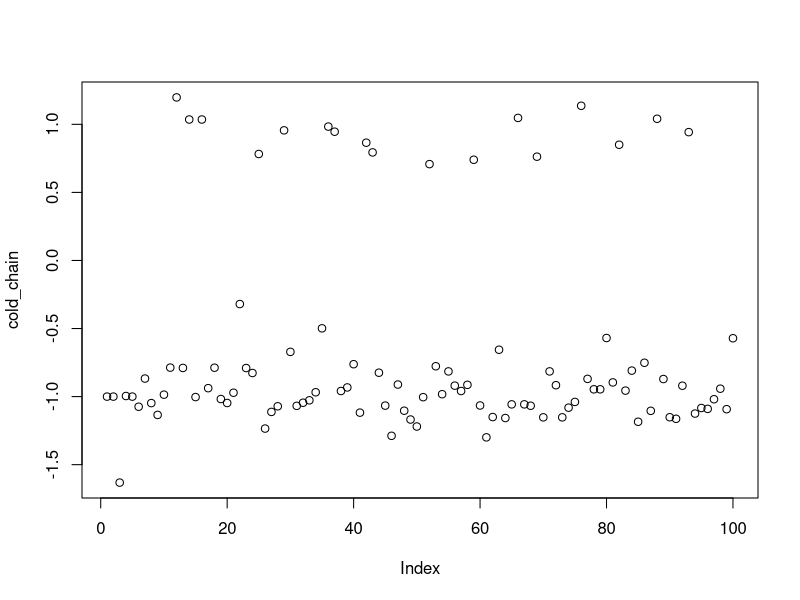
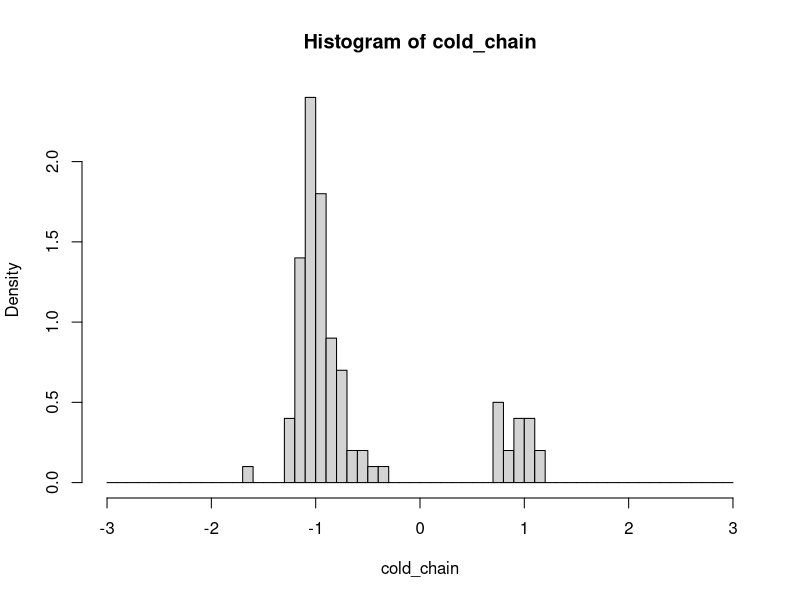
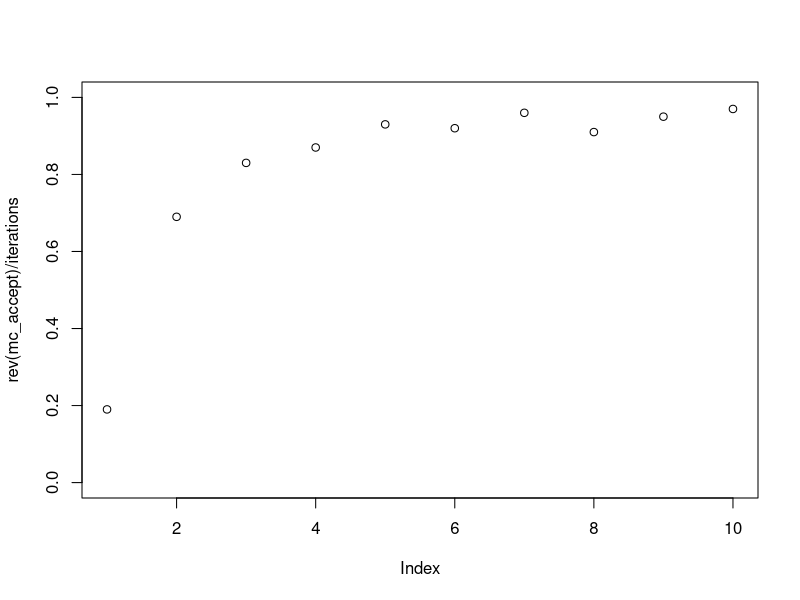
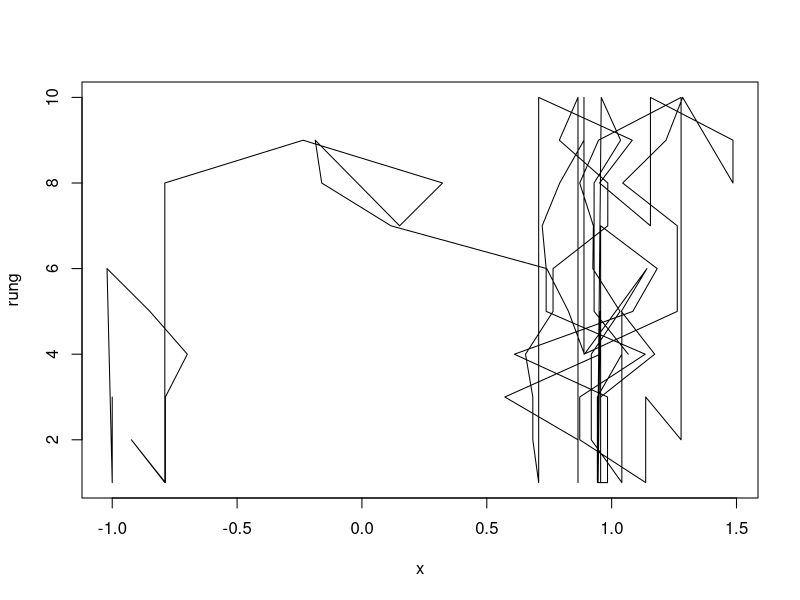
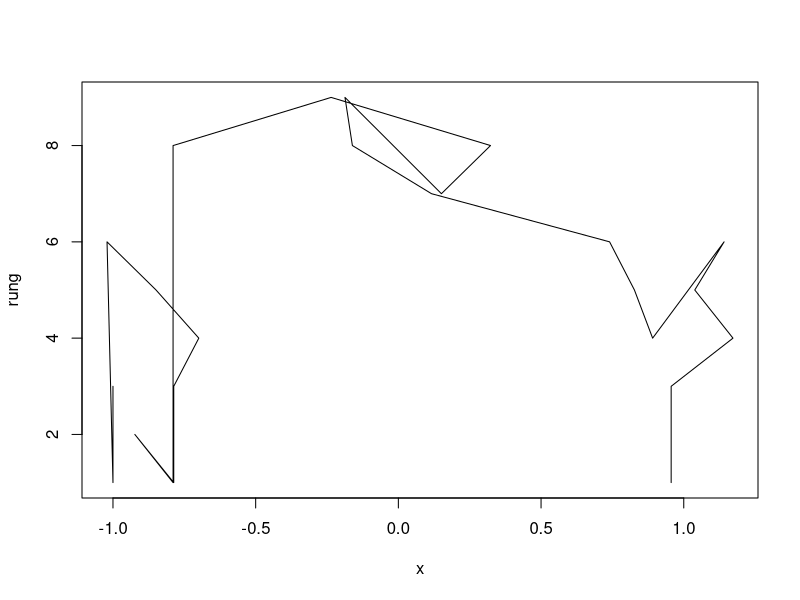

These figures' R source, in order: (Note: this script raises an error after producing the figures.)

# sim_coupling.R
#
# Author: Bob Verity
# Date: 2020-12-09
#
# Purpose:
# Simulates data that will be used in schematic figure showing how parallel
# tempering works. Does not use drjacoby pacakge, rather implements a basic
# standalone MCMC (this allows us to extract all the bits and pieces we need).
# Underlying model is a double-well likelihood, parameterised to give a suitable
# depth of valley in the cold chain. Results are saved to file to be plotted in
# a separate script.
#
# ------------------------------------------------------------------
set.seed(9) # choose seed to produce pretty results

# define double well log-likelihood, up to constant of proportionality
f1 <- function(x, gamma) {
  -gamma*(x^2 - 1)^2
}

# define model and MCMC parameters
gamma <- 6
iterations <- 1e2
rungs <- 11
prop_sd <- 0.3
init_x <- -1
couping_on <- TRUE

# initialise
x <- runif(rungs, -3, 3)
x[1] <- init_x
beta_vec <- seq(1, 0, l = rungs)
ll <- f1(x, gamma)

# objects for storing results
cold_chain <- rep(NA, iterations)
track_chain <- 1
track_full <- matrix(NA, iterations, 2)
mc_accept <- rep(0, rungs - 1)

# MCMC
for (i in 1:iterations) {

  # store results
  cold_chain[i] <- x[1]
  track_full[i,] <- c(x[track_chain], track_chain)

  # basic MH
  x_prop <- x + rnorm(rungs, sd = prop_sd)
  w <- which((x_prop < -3) | (x_prop > 3))
  x_prop[w] <- x[w]
  ll_prop <- f1(x_prop, gamma)
  MH <- exp(beta_vec*(ll_prop - ll))
  w <- which(runif(rungs) < MH)
  if (any(w)) {
    x[w] <- x_prop[w]
    ll[w] <- ll_prop[w]
  }

  # coupling
  if (couping_on) {
    for (j in 2:rungs) {
      MC <- (beta_vec[j-1]*ll[j] + beta_vec[j]*ll[j-1]) - (beta_vec[j-1]*ll[j-1] + beta_vec[j]*ll[j])
      if (runif(1) < exp(MC)) {
        tmp <- x[j]
        x[j] <- x[j-1]
        x[j-1] <- tmp

        tmp <- ll[j]
        ll[j] <- ll[j-1]
        ll[j-1] <- tmp

        # update coupling acceptance
        mc_accept[j-1] <- mc_accept[j-1] + 1

        # update track chain
        if (j == track_chain) {
          track_chain <- j-1
        } else if (j-1 == track_chain) {
          track_chain <- j
        }

      }
    }
  }

}

# plot cold chain
plot(cold_chain)
hist(cold_chain, breaks = seq(-3, 3, 0.1), probability = TRUE)

# plot MC acceptance
plot(rev(mc_accept) / iterations, ylim = c(0,1))

# plot full track chain
plot(track_full, type = 'l', xlab = "x", ylab = "rung")

# subset to first cross-over
w <- which((track_full[,1] > 0.5) & (track_full[,2] == 1))[1]
track_full <- track_full[1:w,]
plot(track_full, type = 'l', xlab = "x", ylab = "rung")

# save results to file
ret <- list(gamma = gamma,
            rungs = rungs,
            track_full = track_full)
saveRDS(ret, "Figure_infographic/output/sim_results.rds")
